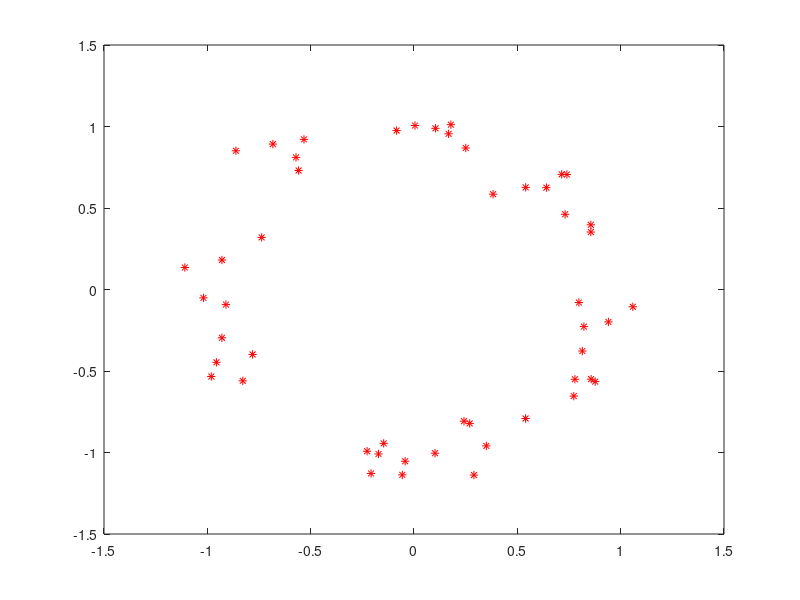

Here is the MATLAB script that generated this plot: (Note: this script raises an error after producing the figure.)
clear;
clf;
close all;

%pt=dlmread("circle.txt");
np=50;
alfa=2*pi*rand(1,np)';
r=1+0.1*randn(size(alfa));
xd=r.*cos(alfa);
yd=r.*sin(alfa);
plot(xd,yd,'r*')
xlim([-1.3,1.3]); ylim([-1.3,1.3]);


% xd=pt(:,1);
% yd=pt(:,2);

plot(xd,yd,'r*');
hold on;

F = @(v,x,y) (v(1)-x).^2+(v(2)-y).^2-v(3)^2;
f=@(v) F(v,xd,yd); 

%par=lsqnonlin(f,[1,1,1]');
par=lsqcurvefit(F,[1,1,1]',xd, yd);
tt=linspace(0,2*pi);
plot(cos(tt)*par(3)+par(1),sin(tt)*par(3)+par(2),'b');
axis equal;

hold off;



% function ret=F(v,x,y)
%   ret=(v(1)-x).^2+(v(2)-y).^2-v(3)^2;
% end
